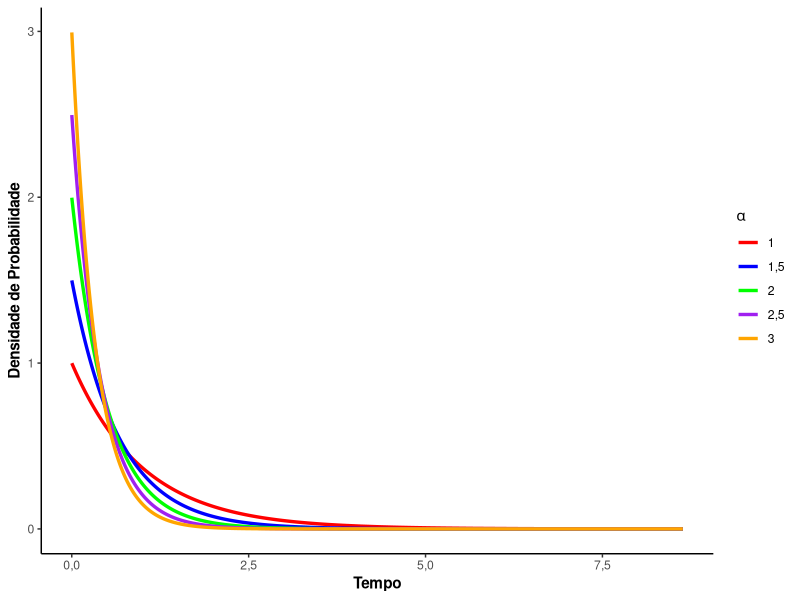
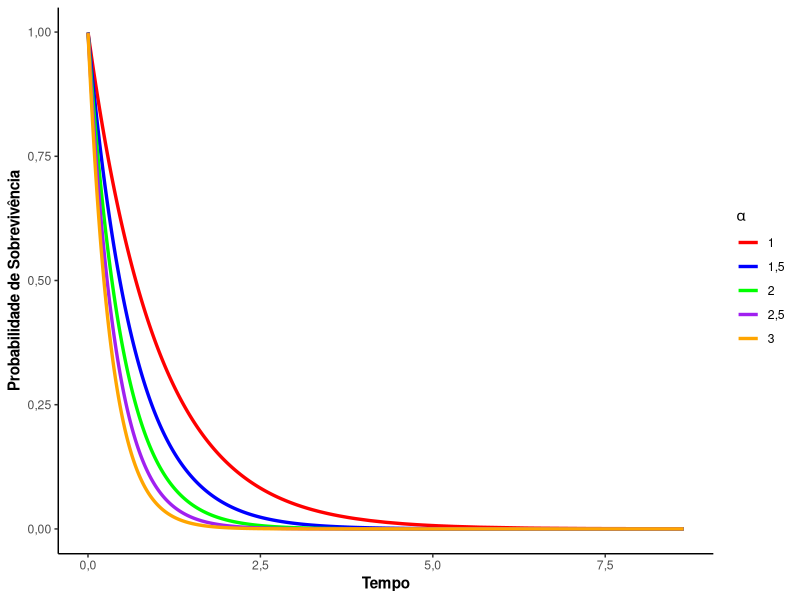
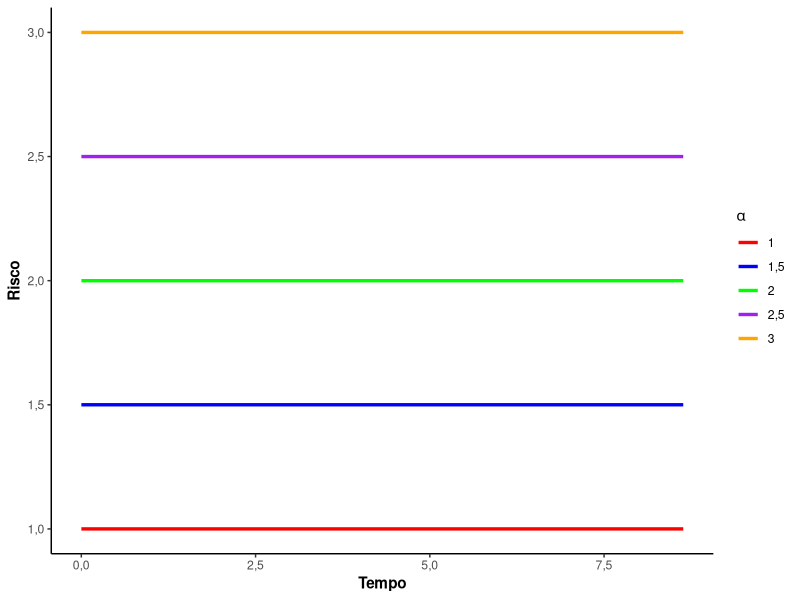
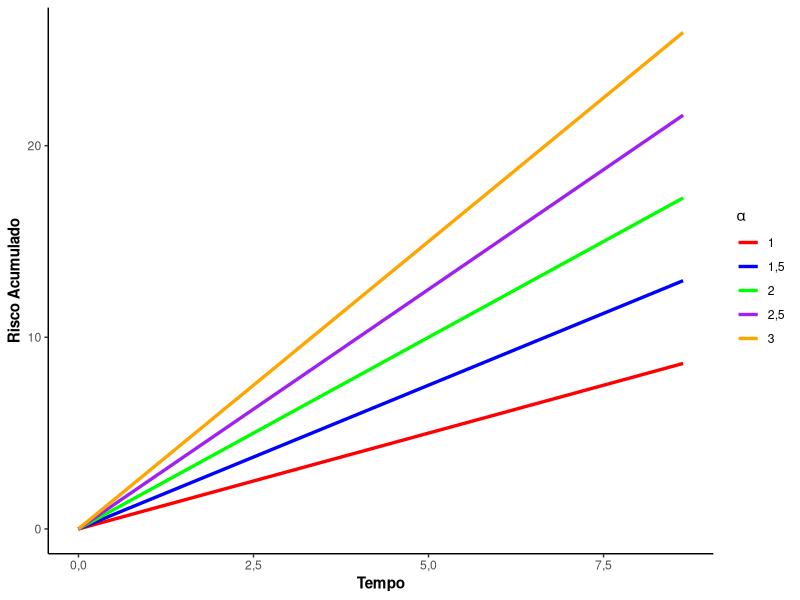
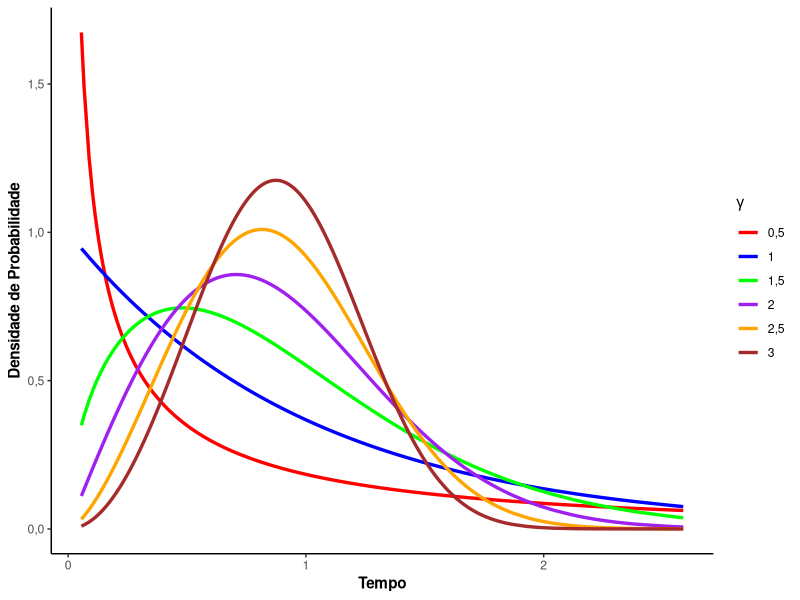
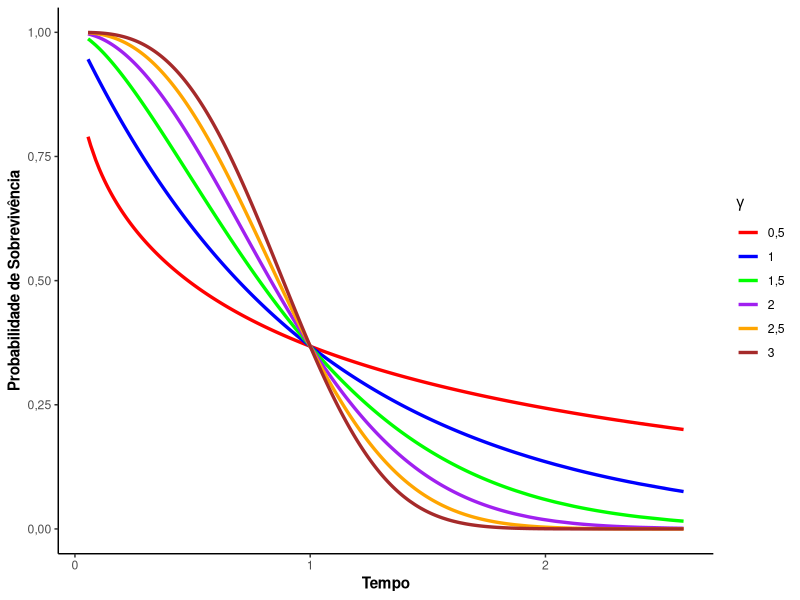
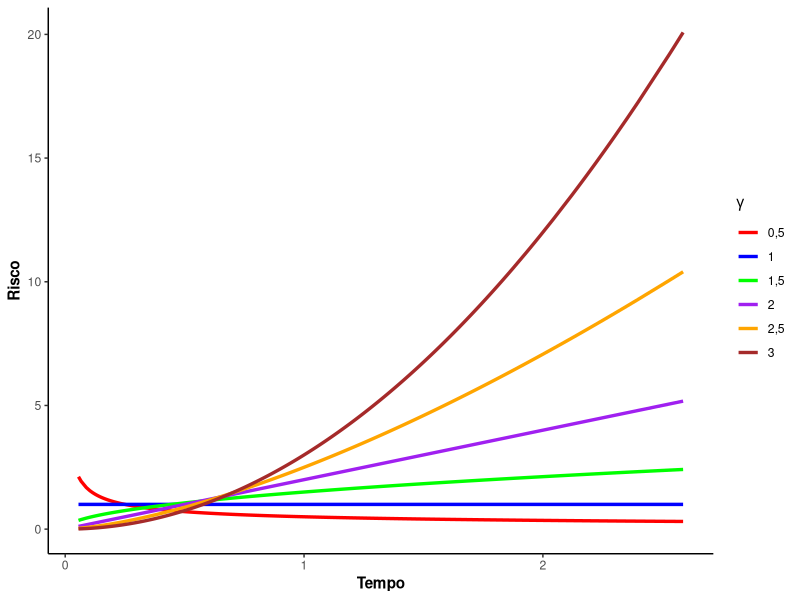
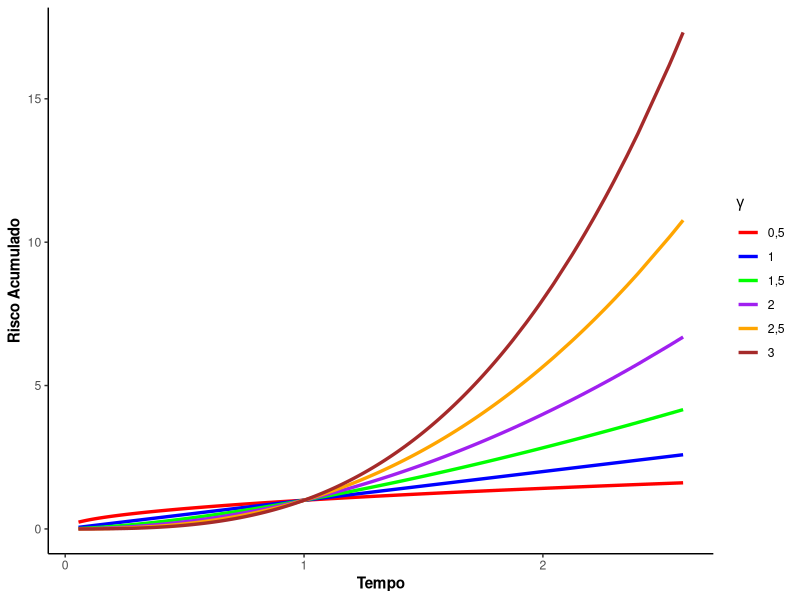

Source code (R) for these figures, in order:
## ---- chunk 1
#| label: Configuration R

options(OutDec = ",", digits = 4)
library(dplyr)
library(survival)
library(ggplot2)
## ---- chunk 2
#| fig-cap: "Funções Densidade de Probabilidade, Sobrevivência, Risco e Risco Acumulado segundo uma Distribuição Exponencial para diferentes valores do Parâmetro de Taxa."
#| fig-cap-location: bottom
#| fig-subcap: 
#| - "Função Densidade de Probabilidade"
#| - "Função Sobrevivência"
#| - "Função Risco"
#| - "Função Risco Acumulado"
#| layout-ncol: 2
#| layout-nrow: 2
#| label: fig-CurvasExp

# ---------------------------
# [1] DISTRIBUIÇÃO EXPONENCIAL
# ---------------------------
# -------------
# [1.1] FUNÇÕES
# -------------

density.exp <- function(times, rate.par) dexp(x = times, rate = rate.par)
survival.exp <- function(times, rate.par) 1 - pexp(q = times, rate = rate.par)
hazard.exp <- function(times, rate.par) density.exp(times, rate.par)/survival.exp(times, rate.par)
accumul.hazard.exp <- function(times, rate.par) - log(x = survival.exp(times, rate.par))

# ----------------------------------------
# [1.2] SIMULAÇÃO E VARIAÇÃO DE PARÂMETROS
# ----------------------------------------

set.seed(123456789)            # Semente para reprodutibilidade
n <- 1000                      # Tamanho amostral
times <- rexp(n, rate = 1)     # Simulando dados de uma exponencial
alphas <- c(1, 1.5, 2, 2.5, 3) # Valores do parâmetro a serem avaliados

# Criando um Data Frame com valores das funções
dados.exp <- do.call(
  rbind, lapply(alphas, function(alpha) {
    data.frame(
      times = sort(times),
      ft = density.exp(sort(times), alpha),
      st = survival.exp(sort(times), alpha),
      ht = hazard.exp(sort(times), alpha),
      Ht = accumul.hazard.exp(sort(times), alpha),
      rate = factor(alpha)
    )
  })
)

# ---------------------------------------------
# [1.3] FUNÇÃO GRÁFICA & VISUALIZAÇÕES GRÁFICAS
# ---------------------------------------------
plot.function.exp <- function(df, f, label) {
  ggplot(data = df, aes_string(x = "times", y = f, color = "rate")) +
    geom_line(size = 1.15) +
    labs(x = "Tempo", y = label, color = expression(alpha)) +
    scale_color_manual(
      values = c("red", "blue", "green", "purple", "orange"), 
      labels = (levels(df$rate))
    ) +
    theme_classic(base_size = 11) +
    theme(
      legend.position = "right",
      axis.title.x = element_text(face = "bold"),
      axis.title.y = element_text(face = "bold")
    )
}

# Plotando a função densidade de probabilidade
plot.function.exp(dados.exp, "ft", "Densidade de Probabilidade")

# Plotando a função de sobrevivência
plot.function.exp(dados.exp, "st", "Probabilidade de Sobrevivência")

# Plotando a função de risco
plot.function.exp(dados.exp, "ht", "Risco")

# Plotando a função de risco acumulado
plot.function.exp(dados.exp, "Ht", "Risco Acumulado")
## ---- chunk 3
#| fig-cap: "Funções Densidade de Probabilidade, Sobrevivência, Risco e Risco Acumulado segundo uma Distribuição Weibull para diferentes valores do Parâmetro de Forma e um valor fixo para o Parâmetro de Escala."
#| fig-cap-location: bottom
#| fig-subcap: 
#| - "Função Densidade de Probabilidade"
#| - "Função Sobrevivência"
#| - "Função Risco"
#| - "Função Risco Acumulado"
#| layout-ncol: 2
#| layout-nrow: 2
#| label: fig-CurvasWeibull

# ------------------------
# [2] DISTRIBUIÇÃO WEIBULL
# ------------------------
# -------------
# [2.1] FUNÇÕES
# -------------

density.weib <- function(times, shape.par, scale.par) dweibull(x=times, shape=shape.par, scale=scale.par)
survival.weib <- function(times, shape.par, scale.par) 1 - pweibull(q=times, shape=shape.par, scale=scale.par)
hazard.weib <- function(times, shape.par, scale.par) density.weib(times,shape.par,scale.par)/survival.weib(times,shape.par,scale.par)
accumul.hazard.weib <- function(times, shape.par, scale.par) - log(x = survival.weib(times,shape.par,scale.par))

# ----------------------------------------
# [2.2] SIMULAÇÃO E VARIAÇÃO DE PARÂMETROS
# ----------------------------------------
n <- 1000                                  # Tamanho amostral
times <- rweibull(n, shape = 2, scale = 1) # Simulando dados de uma Weibull
alpha <- 1                                 # Fixo para simplificar
gammas <- c(0.5, 1.0, 1.5, 2.0, 2.5, 3.0)  # Valores do parâmetro a serem avaliados

# Criando um Data Frame com valores das funções
dados.weib <- do.call(rbind, lapply(gammas, function(gamma) {
  data.frame(
    times = sort(times),
    ft = density.weib(sort(times), gamma, alpha),
    st = survival.weib(sort(times), gamma, alpha),
    ht = hazard.weib(sort(times), gamma, alpha),
    Ht = accumul.hazard.weib(sort(times), gamma, alpha),
    gamma = factor(gamma)
  )
}))

# ---------------------------------------------
# [2.3] FUNÇÃO GRÁFICA & VISUALIZAÇÕES GRÁFICAS
# ---------------------------------------------
plot.function.weib <- function(df, f, label) {
  ggplot(data = df, aes_string(x = "times", y = f, color = "gamma")) +
    geom_line(size = 1.15) +
    labs(x = "Tempo", y = label, color = expression(gamma)) +
    scale_color_manual(
      values = c("red", "blue", "green", "purple", "orange", "brown"), 
      labels = (levels(df$gamma))
    ) +
    theme_classic(base_size = 11) +
    theme(
      legend.position = "right",
      axis.title.x = element_text(face = "bold"),
      axis.title.y = element_text(face = "bold")
    )
}

# Plotando a função densidade de probabilidade
plot.function.weib(dados.weib, "ft", "Densidade de Probabilidade")

# Plotando a função de sobrevivência
plot.function.weib(dados.weib, "st", "Probabilidade de Sobrevivência")

# Plotando a função de risco
plot.function.weib(dados.weib, "ht", "Risco")

# Plotando a função de risco acumulado
plot.function.weib(dados.weib, "Ht", "Risco Acumulado")
## ---- chunk 4
#| fig-cap: "Funções Densidade de Probabilidade, Sobrevivência, Risco e Risco Acumulado segundo uma Distribuição Log-normal para diferentes valores do Parâmetro de Locação e um valor fixo para o Parâmetro de Escala."
#| fig-cap-location: bottom
#| fig-subcap: 
#| - "Função Densidade de Probabilidade"
#| - "Função Sobrevivência"
#| - "Função Risco"
#| - "Função Risco Acumulado"
#| layout-ncol: 2
#| layout-nrow: 2
#| label: fig-CurvasLognormal

# ---------------------------
# [3] DISTRIBUIÇÃO LOG-NORMAL
# ---------------------------
# -------------
# [3.1] FUNÇÕES
# -------------

density.lnorm <- function(times, loc.par, scale.par) dlnorm(x=times, loc.par, scale.par)
survival.lnorm <- function(times, loc.par, scale.par) 1 - pnorm(q=(log(times)-loc.par)/scale.par)
hazard.lnorm <- function(times, loc.par, scale.par) density.lnorm(times, loc.par, scale.par)/survival.lnorm(times, loc.par, scale.par)
accumul.hazard.lnorm <- function(times, loc.par, scale.par) - log(x=survival.lnorm(times, loc.par, scale.par))

# ----------------------------------------
# [3.2] SIMULAÇÃO E VARIAÇÃO DE PARÂMETROS
# ----------------------------------------
n <- 1000                                  # Tamanho amostral
times <- rlnorm(n, meanlog = 0, sdlog = 1) # Simulando dados de uma Log-normal
loc.pars <- c(0, 0.5, 1, 1.5, 2, 2.5)      # Valores de mu
scale.par <- 1                             # Valor fixo de sigma

# Criando um Data Frame com valores das funções
dados.lnorm <- do.call(
  rbind, lapply(loc.pars, function(loc.par) {
    data.frame(
      times = sort(times),
      ft = density.lnorm(sort(times), loc.par, scale.par),
      st = survival.lnorm(sort(times), loc.par, scale.par),
      ht = hazard.lnorm(sort(times), loc.par, scale.par),
      Ht = accumul.hazard.lnorm(sort(times), loc.par, scale.par),
      mu = factor(loc.par)
    )
  })
)

# ---------------------------------------------
# [3.3] FUNÇÃO GRÁFICA & VISUALIZAÇÕES GRÁFICAS
# ---------------------------------------------

plot.function.lnorm <- function(df, f, label) {
  ggplot(data = df, aes_string(x = "times", y = f, color = "mu")) +
    geom_line(size = 1.15) +
    labs(x = "Tempo", y = label, color = expression(mu)) +
    scale_color_manual(
      values = c("red", "blue", "green", "purple", "orange", "brown"), 
      labels = (levels(df$mu))
    ) +
    theme_classic(base_size = 11) +
    theme(
      legend.position = "right",
      axis.title.x = element_text(face = "bold"),
      axis.title.y = element_text(face = "bold")
    )
}

# Plotando a função densidade de probabilidade
plot.function.lnorm(dados.lnorm, "ft", "Densidade de Probabilidade")

# Plotando a função de sobrevivência
plot.function.lnorm(dados.lnorm, "st", "Probabilidade de Sobrevivência")

# Plotando a função de risco
plot.function.lnorm(dados.lnorm, "ht", "Risco")

# Plotando a função de risco acumulado
plot.function.lnorm(dados.lnorm, "Ht", "Risco Acumulado")
